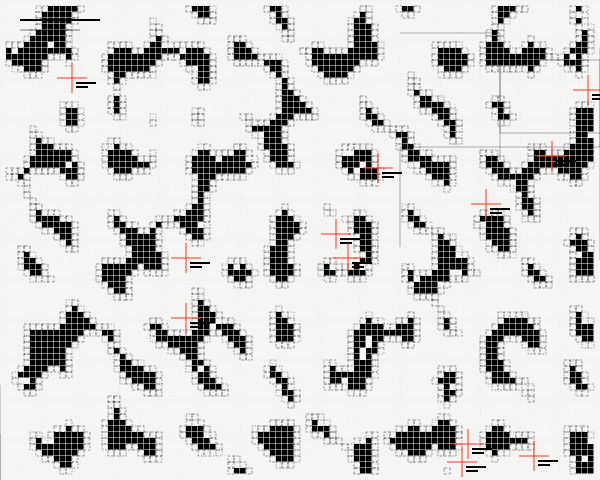

This figure's Python source:
import cairo
import math
import random

# Setup
width, height = 600, 480
surface = cairo.ImageSurface(cairo.FORMAT_ARGB32, width, height)
ctx = cairo.Context(surface)

# Background - Stark White (Swiss Parchment)
ctx.set_source_rgb(0.96, 0.96, 0.95)
ctx.paint()

def generate_field(w, h, scale):
    """Generates a pseudo-Reaction-Diffusion field using interference patterns."""
    cols, rows = int(w / scale), int(h / scale)
    field = [[0.0 for _ in range(rows)] for _ in range(cols)]
    
    # Layering multiple harmonic frequencies to simulate RD-like Turing patterns
    seeds = [(random.uniform(0.05, 0.15), random.uniform(0, math.pi*2)) for _ in range(8)]
    
    for i in range(cols):
        for j in range(rows):
            val = 0
            x, y = i * scale, j * scale
            for freq, phase in seeds:
                # Combining spatial sine waves with varying orientations
                angle = seeds.index((freq, phase)) * (math.pi / 4)
                nx = x * math.cos(angle) + y * math.sin(angle)
                val += math.sin(nx * freq + phase)
            
            # Non-linear thresholding to create "organic" blobs
            field[i][j] = 1.0 if val > 0.8 else 0.0
    return field

# Parameters
grid_scale = 6
field = generate_field(width, height, grid_scale)

# 1. THE UNDERLYING GRID (Rigid Logic)
ctx.set_line_width(0.2)
ctx.set_source_rgba(0.1, 0.1, 0.1, 0.1)
for x in range(0, width, 40):
    ctx.move_to(x, 0)
    ctx.line_to(x, height)
    ctx.stroke()
for y in range(0, height, 40):
    ctx.move_to(0, y)
    ctx.line_to(width, y)
    ctx.stroke()

# 2. THE REACTION-DIFFUSION RENDERING (Fluid Entropy)
cols = len(field)
rows = len(field[0])

for i in range(1, cols - 1):
    for j in range(1, rows - 1):
        x = i * grid_scale
        y = j * grid_scale
        
        # Determine if we are in an "Active" zone
        if field[i][j] == 1.0:
            # Check neighbors to find edges
            is_edge = any(field[i+dx][j+dy] == 0 for dx, dy in [(-1,0), (1,0), (0,-1), (0,1)])
            
            if is_edge:
                # "Technical Sublime" - Thin filaments at transitions
                ctx.set_source_rgb(0, 0, 0)
                ctx.set_line_width(0.4)
                ctx.set_dash([random.uniform(1, 4), random.uniform(1, 2)]) # Stochastic dashing
                ctx.rectangle(x, y, grid_scale, grid_scale)
                ctx.stroke()
                ctx.set_dash([]) # Reset
            else:
                # Solid "Systemic" blocks
                ctx.set_source_rgb(0, 0, 0)
                # Randomly omit some blocks for texture (porosity)
                if random.random() > 0.05:
                    ctx.rectangle(x, y, grid_scale - 0.5, grid_scale - 0.5)
                    ctx.fill()

# 3. TECHNICAL OVERLAYS (Swiss precision)
# Coordinate markers and high-frequency data peaks
for _ in range(12):
    tx = random.randint(0, cols-1)
    ty = random.randint(0, rows-1)
    px, py = tx * grid_scale, ty * grid_scale
    
    # Crosshair markers
    ctx.set_source_rgb(1.0, 0.2, 0.1) # Accent color (data peak)
    ctx.set_line_width(1.0)
    length = 15
    ctx.move_to(px - length, py)
    ctx.line_to(px + length, py)
    ctx.move_to(px, py - length)
    ctx.line_to(px, py + length)
    ctx.stroke()
    
    # Small Annotation (simulated typography)
    ctx.set_source_rgb(0, 0, 0)
    ctx.rectangle(px + 4, py + 4, 20, 2)
    ctx.fill()
    ctx.rectangle(px + 4, py + 8, 12, 2)
    ctx.fill()

# 4. ORTHOGONAL SNAPPING CONNECTORS
# Creating a sense of "mapping" between disparate clusters
ctx.set_line_width(0.3)
ctx.set_source_rgb(0, 0, 0)
for _ in range(5):
    start_x = random.choice([0, width])
    start_y = random.randint(0, height)
    ctx.move_to(start_x, start_y)
    
    curr_x, curr_y = start_x, start_y
    for _ in range(4): # 4-step orthogonal path
        if random.random() > 0.5:
            curr_x += random.choice([-100, 100])
        else:
            curr_y += random.choice([-100, 100])
        ctx.line_to(curr_x, curr_y)
    ctx.stroke()

# 5. MARGINALIA (The Blueprint feel)
ctx.set_line_width(2.0)
ctx.move_to(20, 20)
ctx.line_to(100, 20)
ctx.stroke()
ctx.set_line_width(0.5)
ctx.move_to(20, 30)
ctx.line_to(80, 30)
ctx.stroke()

# Final Polish: Global texture via subtle stochastic points
for _ in range(1000):
    ctx.set_source_rgba(0, 0, 0, random.uniform(0.1, 0.4))
    rx, ry = random.random() * width, random.random() * height
    ctx.rectangle(rx, ry, 0.5, 0.5)
    ctx.fill()
